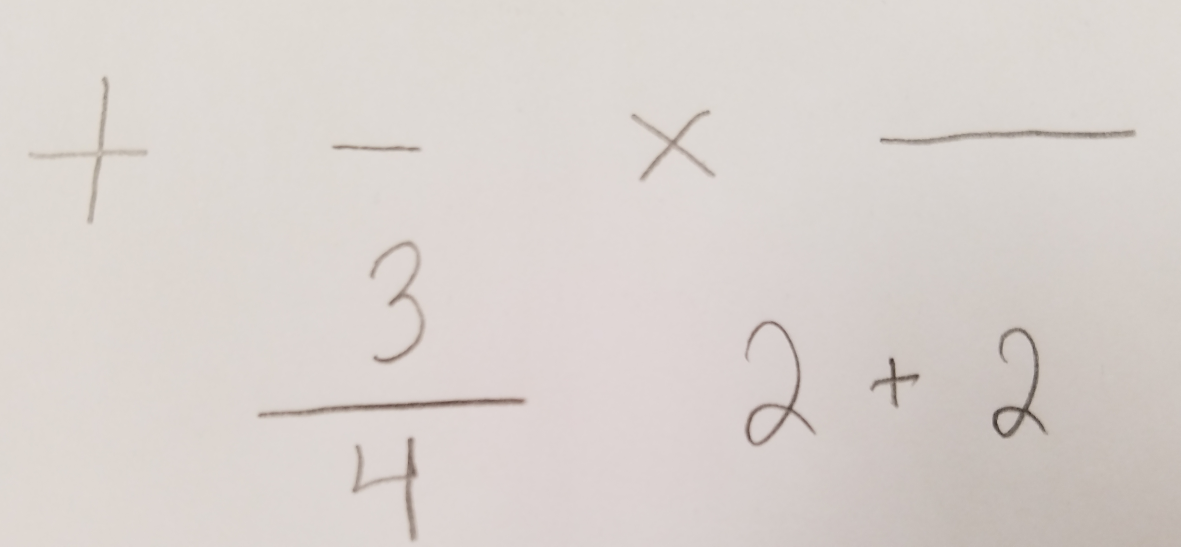
#> input picture symb.jpg, 3542 x 1639 px (shown at 1/3 size)
$ python contours2.py   (older library calls are emulated)
#> lines starting #> are read from the running program, lines starting #| are printed output that depends on the picture; after the words box and inside, x2 and y2 are one past the last pixel; in counts of white or black regions, pixels touching at a corner belong together; long printed decimals are rounded
import cv2
import imutils
import numpy as np
from matplotlib import pyplot as plt
import time

def nothing(x):
	pass


im1 = cv2.imread("symb.jpg") #Import image as grayscale
#> im1 is the input picture: shape (1639, 3542, 3); mean B, G, R 206.1, 210.2, 217.2
im1 = cv2.cvtColor(im1, cv2.COLOR_BGR2GRAY);
#> im1: shape (1639, 3542)
im1 = imutils.resize(im1, width = 400)
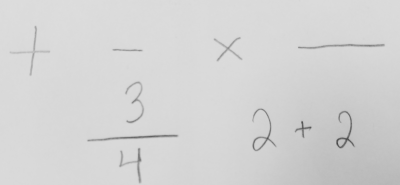
#> im1: shape (185, 400); min 72, max 221, mean 211.8


plt.gca().set_aspect("equal", adjustable="box")	#Makes the axes equally scaled so digits are not warped

blocksize = 99
constant = 10
thresh = cv2.adaptiveThreshold(im1, 255, cv2.ADAPTIVE_THRESH_MEAN_C, cv2.THRESH_BINARY_INV, blocksize, constant)
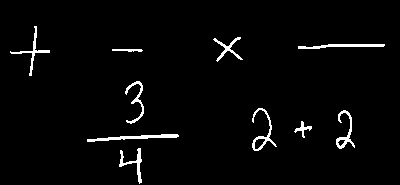
#> thresh: shape (185, 400); 2.7% white; 10 white regions

im_copy = im1

image, contours, hierarchy = cv2.findContours(thresh.copy(), cv2.RETR_TREE, cv2.CHAIN_APPROX_NONE)
#> contours = 12 contours; largest, box (x1, y1, x2, y2) and area: (252, 108, 277, 151) 227, (87, 134, 179, 142) 206, (336, 110, 355, 149) 180, (298, 44, 385, 49) 162, (119, 148, 142, 184) 142

cv2.namedWindow('t')
#cv2.createTrackbar('precision', 't', 0, 100, nothing)
cv2.createTrackbar('ind', 't', 0, len(contours)-1, nothing)


print(str(len(contours)))
#| 12
for c in sorted(contours, key=len):
	print(len(c))
#> this loop made 12 passes
#| 18
#| 31
#| 60
#| 61
#| 105
#| 130
#| 131
#| 141
#> (further printed lines are left out)

#ind = max(enumerate(contours), key=lambda x: len(x[1]))[0]
#print("ind: " + str(ind))


while True:
	precision = 0.05 	#cv2.getTrackbarPos('precision', 't') / 100.0 #level of approximation precision
	ind = cv2.getTrackbarPos('ind', 't') #index of contours to use (?)

	#Simplify the contours by approximating the polygonal curves of the contour
	epsilon = precision * cv2.arcLength(contours[ind], True)
#> epsilon = 7.11
	approx = cv2.approxPolyDP(contours[ind], epsilon, True)
#> approx = [[120, 150], [119, 166], [136, 162], [141, 182], [140, 148], [125, 163]]

	cont = cv2.drawContours(im1.copy(), approx, -1, (0,255,0),3)
	print("approximated contour:")
	print(type(approx[0][0][1]))
#| <class 'numpy.int32'>

	coordinates = approx
#> coordinates has the same summary as approx

	x = []
	y = []

	print("There are " + str(len(coordinates)) + " coordinates")
#| There are 6 coordinates

	for coord in coordinates:
		x.append(coord[0][0])
		y.append(-1*coord[0][1])
#> this loop made 6 passes
#> after the loop, x = [120, 119, 136, 141, 140, 125]; y = [-150, -166, -162, -182, -148, -163]
	for n in range (0, len(x)):
		print(str(x[n]) + ", " + str(y[n]))
#> this loop made 6 passes
#| 120, -150
#| 119, -166
#| 136, -162
#| 141, -182
#| 140, -148
#| 125, -163

	x = np.array(x)
	y = np.array(y)

	plt.scatter(x, y) #begin graph of points in this contour

	#determine center coordinate:
	xcenter = np.sum(x.copy()) / len(x)
#> xcenter = 130.2
	ycenter = np.sum(y.copy()) / len(y)
#> ycenter = -161.8

	print("Center: " + str(xcenter) + ", " + str(ycenter))
#| Center: 130.167, -161.833

	cv2.imshow("result", cont)


	plt.axis("scaled")

	plt.show()
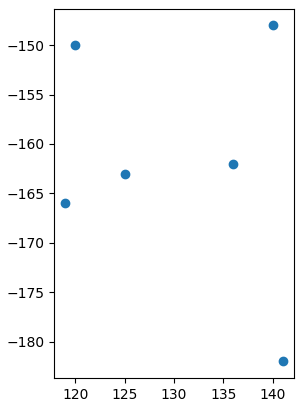
#> figure drawn by matplotlib, 1 panel

	k = cv2.waitKey(1)
#> (key q is pressed here)
	if k & 0xFF == ord("q"):
		break
cv2.destroyAllWindows()

$ run again, with nums.jpg copied over symb.jpg
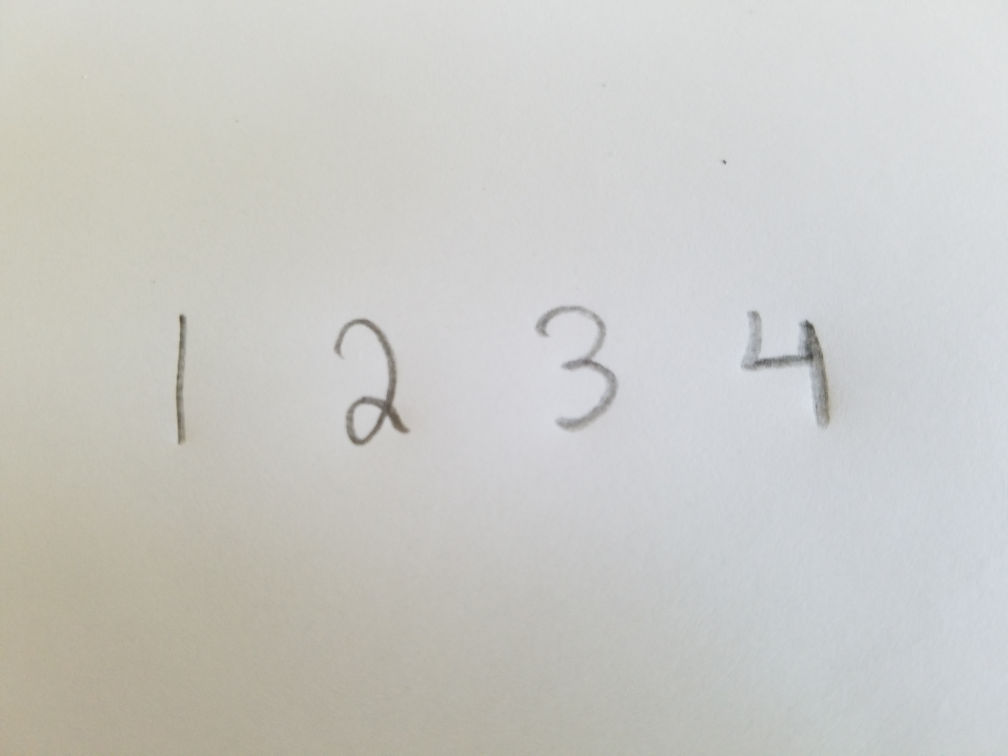
#> input picture nums.jpg, 4032 x 3024 px (shown at 1/4 size)
#> im1 is the input picture: shape (3024, 4032, 3); mean B, G, R 197.9, 201.8, 201.9
#> `thresh = cv2.adaptiveThreshold(im1, 255, cv2.ADAPTIVE_THRESH_MEAN_C, c..`:
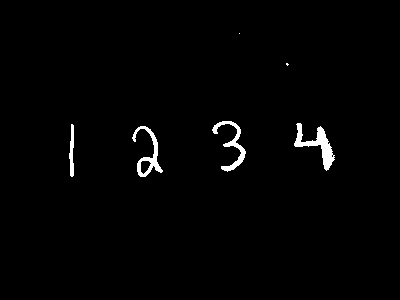
#> thresh: shape (300, 400); 1.4% white; 6 white regions (2 under 20 px)
#> contours = 8 contours, 3 with area under 20; largest, box (x1, y1, x2, y2) and area: (294, 123, 335, 171) 529, (132, 126, 163, 177) 451, (212, 121, 246, 172) 346, (69, 124, 74, 177) 129, (140, 160, 152, 175) 105
#| 8
#> the loop `for c in sorted(contours, key=len):` made 8 passes
#> c on pass 1: [[239, 33]]
#> (printed output is left out)
#> epsilon = 10.01
#> approx = [[140, 126], [133, 140], [144, 128], [154, 153], [138, 174], [161, 172]]
#| <class 'numpy.int32'>
#> coordinates has the same summary as approx
#| There are 6 coordinates
#> the loop `for coord in coordinates:` made 6 passes
#> after the loop `for coord in coordinates:`: x = [140, 133, 144, 154, 138, 161]; y = [-126, -140, -128, -153, -174, -172]
#> the loop `for n in range (0, len(x)):` made 6 passes
#| 140, -126
#| 133, -140
#| 144, -128
#| 154, -153
#| 138, -174
#> (further printed lines are left out)
#> xcenter = 145
#> ycenter = -148.8
#| Center: 145.0, -148.833
#> `plt.show()`:
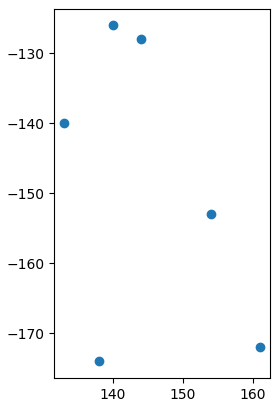
#> figure drawn by matplotlib, 1 panel
